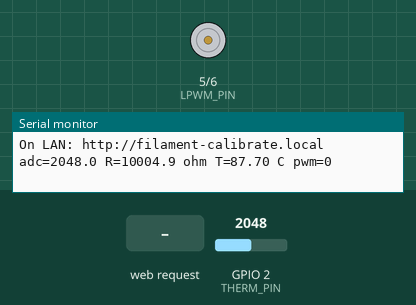
Bench run of a sketch on a simulated ESP32-S3. On the bench: motor-driver pin pairs drawn as motors (green arrow = first pin HIGH = forward, orange = second pin HIGH = backward, longer = more drive, scaled by the enable pin), the last lines printed to the serial monitor. Inputs (shaded band) come from the test bench; at power-on: GPIO 2 (THERM_PIN) = 2048 (analog values on the 0–4095 scale). WiFi joins after 1.5 s; servers stay silent unless stated; EEPROM starts erased.

Above: at 1.2 s.
1.3 s: HTTP request GET /heater?pwm=1 received
At 2.4 s:
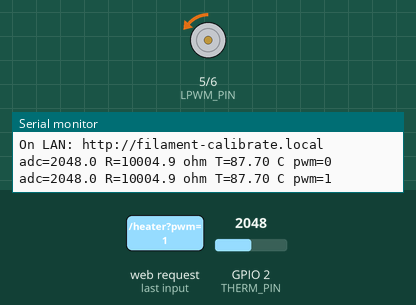
2.8 s: HTTP request GET /heater?pwm=120 received
At 3.5 s:
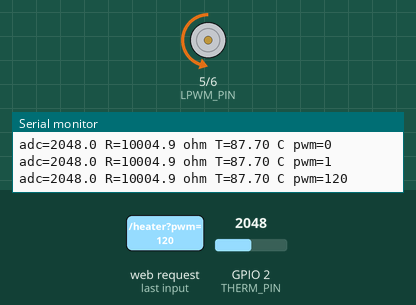
4.3 s: GPIO 2 (THERM_PIN) set to 93
7.3 s: GPIO 2 (THERM_PIN) set to 79
At 8.6 s:
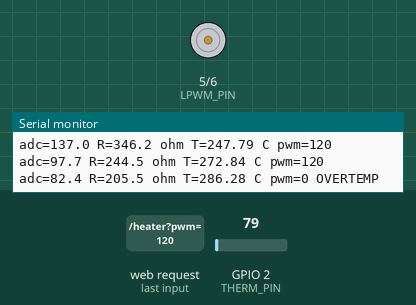
Timing chart, 0 to 10.3 s (numbered marks = the images above; inputs shaded):
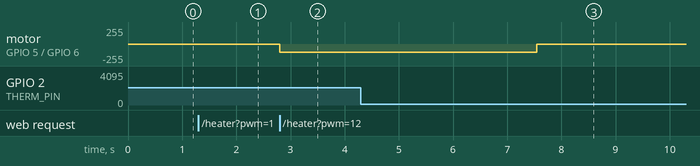

Measured:
- the behaviour switches between 87 and 86 on GPIO 2 (THERM_PIN) (found by bisection; images 2 and 3)
- after the input at 1.3 s, motor on GPIO 5 (LPWM_PIN) / GPIO 6 (RPWM_PIN): stopped → backward 1/255 at once
- after the input at 2.8 s, motor on GPIO 5 (LPWM_PIN) / GPIO 6 (RPWM_PIN): backward 1/255 → backward 120/255 at once
- after the input at 7.3 s, motor on GPIO 5 (LPWM_PIN) / GPIO 6 (RPWM_PIN): backward 120/255 → stopped after 0.24 s

The sketch:

thermistor_calibration.ino
```cpp
// Thermistor calibration sketch for the Mountoya filament maker (ESP32-S3).
// Flash this in place of filament_maker.ino, take reference points from the web page,
// paste the fitted constants into filament_maker.ino, then flash the main firmware back.
//
// It reads the thermistor exactly the way filament_maker.ino does (10-sample average, same
// 0.8/0.2 filter, same divider formula), so the fitted constants also absorb ESP32 ADC error.
#include <math.h>
#include <WiFi.h>
#include <ESPmDNS.h>
#include <WebServer.h>
#include <Preferences.h>
#include "calibration_dashboard.h"

// ---- Keep in sync with filament_maker.ino ----
const int THERM_PIN = 2;
const int ENABLE_PIN = 7;
const int RPWM_PIN = 6;
const int LPWM_PIN = 5;
const float SERIES_RESISTOR = 10000.0;
const float NOMINAL_RESISTANCE = 100000.0;
const float NOMINAL_TEMPERATURE = 25.0;
const float BETA_COEFFICIENT = 3950.0;
const float MAX_SAFE_TEMP = 280.0;
// ----------------------------------------------

const unsigned long WATCHDOG_MS = 10000; // Heater off if the dashboard stops polling (tab closed, Wi-Fi lost).

const char* AP_SSID = "Filament-Calibrate";
const char* AP_PASS = "calibrate"; // WPA2 needs at least 8 characters.
const char* MDNS_NAME = "filament-calibrate";

WebServer server(80);

float adcFiltered = 0;
int heaterPwm = 0;          // 0-255, set from the dashboard
String fault = "";          // Non-empty = heater locked off until reset
unsigned long lastRequest = 0;

int readADC() {
  long sum = 0;
  for (int i = 0; i < 10; i++) sum += analogRead(THERM_PIN);
  return sum / 10;
}

void sampleSensor() {
  int adc = readADC();
  if (adcFiltered == 0) adcFiltered = adc;
  adcFiltered = 0.8 * adcFiltered + 0.2 * adc;
}

bool sensorOk() { return adcFiltered > 15 && adcFiltered < 4080; }
float resistanceOhms() { return SERIES_RESISTOR * adcFiltered / (4095.0 - adcFiltered); }
float betaTempC(float r) {
  return 1.0 / (log(r / NOMINAL_RESISTANCE) / BETA_COEFFICIENT + 1.0 / (NOMINAL_TEMPERATURE + 273.15)) - 273.15;
}

void applyHeater() {
  bool on = heaterPwm > 0 && fault.length() == 0;
  digitalWrite(ENABLE_PIN, on ? HIGH : LOW);
  ledcWrite(RPWM_PIN, on ? heaterPwm : 0);
  ledcWrite(LPWM_PIN, 0);
}

void updateSafety(unsigned long now) {
  if (fault.length() == 0) {
    if (!sensorOk()) fault = "SENSOR OPEN OR SHORTED";
    else if (betaTempC(resistanceOhms()) > MAX_SAFE_TEMP) fault = "OVERTEMP";
  }
  if (fault.length()) heaterPwm = 0;
  if (heaterPwm > 0 && now - lastRequest > WATCHDOG_MS) {
    heaterPwm = 0;
    Serial.println("Dashboard silent: heater turned off");
  }
  applyHeater();
}

void handleStatus() {
  lastRequest = millis();
  bool ok = sensorOk();
  float r = resistanceOhms();
  char buf[320];
  snprintf(buf, sizeof(buf),
    "{\"adc\":%.2f,\"ok\":%s,\"r\":%s,\"t\":%s,\"pwm\":%d,\"fault\":\"%s\","
    "\"series\":%.1f,\"r25\":%.1f,\"t25\":%.2f,\"beta\":%.1f,\"maxSafe\":%.1f}",
    adcFiltered, ok ? "true" : "false",
    ok ? String(r, 2).c_str() : "null",
    ok ? String(betaTempC(r), 2).c_str() : "null",
    heaterPwm, fault.c_str(),
    SERIES_RESISTOR, NOMINAL_RESISTANCE, NOMINAL_TEMPERATURE, BETA_COEFFICIENT, MAX_SAFE_TEMP);
  server.send(200, "application/json", buf);
}

void handleHeater() {
  lastRequest = millis();
  String s = server.arg("pwm");
  char* end = nullptr;
  long v = strtol(s.c_str(), &end, 10);
  if (s.length() == 0 || *end != '\0' || v < 0 || v > 255) {
    server.send(400, "text/plain", "Invalid pwm: expected 0-255");
    return;
  }
  if (v > 0 && fault.length()) {
    server.send(409, "text/plain", "Fault active: " + fault);
    return;
  }
  heaterPwm = v;
  applyHeater();
  server.send(200, "text/plain", "OK");
}

void handleReset() {
  if (!sensorOk() || betaTempC(resistanceOhms()) > MAX_SAFE_TEMP) {
    server.send(400, "text/plain", "Cannot reset: sensor reading still out of range");
    return;
  }
  fault = "";
  server.send(200, "text/plain", "OK");
}

void setup() {
  Serial.begin(115200);

  pinMode(ENABLE_PIN, OUTPUT);
  digitalWrite(ENABLE_PIN, LOW);
  ledcAttach(RPWM_PIN, 1000, 8);
  ledcAttach(LPWM_PIN, 1000, 8);
  applyHeater();
  analogReadResolution(12);

  WiFi.mode(WIFI_AP_STA);
  WiFi.persistent(false);
  WiFi.softAP(AP_SSID, AP_PASS);

  // Reuse the LAN credentials filament_maker.ino saved (same Preferences layout).
  struct { char ssid[33]; char password[65]; } saved = {};
  Preferences wifiPrefs;
  if (wifiPrefs.begin("wifi", true)) {
    if (wifiPrefs.getBytesLength("credentials") == sizeof(saved))
      wifiPrefs.getBytes("credentials", &saved, sizeof(saved));
    wifiPrefs.end();
  }
  saved.ssid[32] = '\0';
  saved.password[64] = '\0';
  if (saved.ssid[0]) {
    WiFi.begin(saved.ssid, saved.password);
    Serial.printf("Connecting to LAN Wi-Fi: %s\n", saved.ssid);
  }
  if (MDNS.begin(MDNS_NAME)) MDNS.addService("http", "tcp", 80);

  server.on("/", []() { server.send(200, "text/html", calibrationPage); });
  server.on("/status", handleStatus);
  server.on("/heater", handleHeater);
  server.on("/reset", HTTP_POST, handleReset);
  server.begin();

  Serial.printf("Calibration AP: %s / %s -> http://%s\n", AP_SSID, AP_PASS, WiFi.softAPIP().toString().c_str());
  Serial.printf("On LAN: http://%s.local\n", MDNS_NAME);
}

void loop() {
  server.handleClient();

  static unsigned long lastSample = 0, lastPrint = 0;
  unsigned long now = millis();
  if (now - lastSample >= 100) {
    lastSample = now;
    sampleSensor();
    updateSafety(now);
  }
  if (now - lastPrint >= 1000) {
    lastPrint = now;
    if (sensorOk()) {
      float r = resistanceOhms();
      Serial.printf("adc=%.1f R=%.1f ohm T=%.2f C pwm=%d %s\n", adcFiltered, r, betaTempC(r), heaterPwm, fault.c_str());
    } else {
      Serial.printf("adc=%.1f sensor out of range, pwm=%d %s\n", adcFiltered, heaterPwm, fault.c_str());
    }
    if (WiFi.status() == WL_CONNECTED && lastPrint < 20000)
      Serial.printf("LAN IP: %s\n", WiFi.localIP().toString().c_str());
  }
  delay(2);
}
```

Source omitted: calibration_dashboard.h (16208 bytes)
